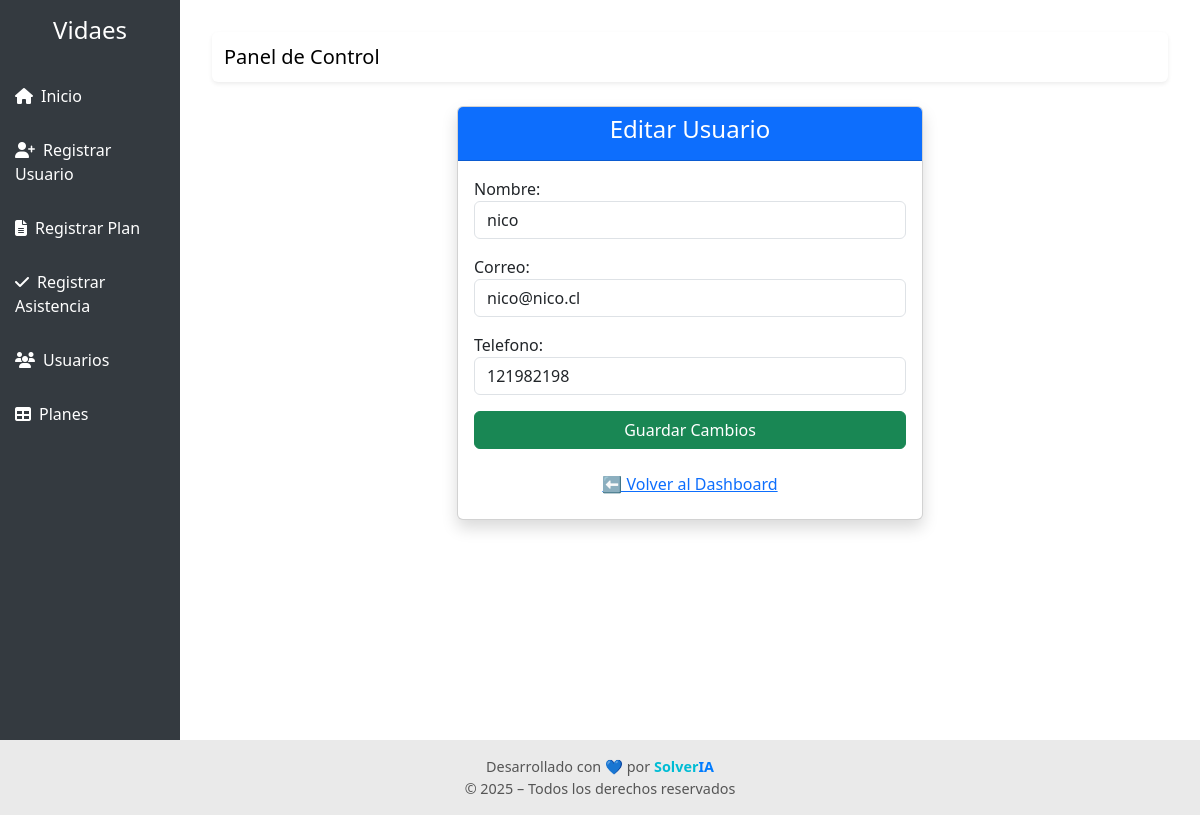
The page /asistencia/editar-usuario/4/ on the database its author committed.
### asistencias/models.py (models this page shows, shortened)
class Usuario(models.Model):
    nombre = models.CharField(max_length=100)
    correo = models.EmailField(unique=True)
    telefono = models.CharField(max_length=20)

### asistencias/views.py (the view)
# urls.py: path("editar-usuario/<int:id>/", views.editar_usuario, name="editar_usuario"),
def editar_usuario(request, id):
    usuario = get_object_or_404(Usuario, id=id)
    if request.method == "POST":
        form = UsuarioForm(request.POST, instance=usuario)
        if form.is_valid():
            form.save()
            messages.success(request, "✅ Usuario actualizado correctamente")
            return redirect("listar_usuarios")
    else:
        form = UsuarioForm(instance=usuario)
    return render(request, "formulario.html", {
        "form": form,
        "titulo": "Editar Usuario",
        "boton": "Guardar Cambios"
    })

### asistencias/forms.py
class UsuarioForm(forms.ModelForm):
    class Meta:
        model = Usuario
        fields = ['nombre', 'correo', 'telefono']
        widgets = {
            'nombre': forms.TextInput(attrs={'class': 'form-control'}),
            'correo': forms.EmailInput(attrs={'class': 'form-control'}),
            'telefono': forms.TextInput(attrs={'class': 'form-control'}),
        }

### templates/formulario.html (shortened to what this page needs)
{% extends "base.html" %}
{% block content %}
<div class="row justify-content-center">
  <div class="col-md-6">
    <div class="card shadow">
      <div class="card-header bg-primary text-white text-center">
        <h4>{{ titulo }}</h4>
      </div>
      <div class="card-body">
        <form method="POST">
          {{ form.as_p }}
          <div class="d-grid">
            <button type="submit" class="btn btn-success">{{ boton }}</button>
          </div>
        </form>
        <div class="text-center mt-3">
          <a href="/" class="btn btn-link">⬅️ Volver al Dashboard</a>
        </div>
      </div>
    </div>
  </div>
</div>
{% endblock %}

### templates/base.html (style rules this page uses)
body, html { margin: 0; padding: 0; min-height: 100vh; display: flex; flex-direction: column; }

### rows shown on the page
Usuario: nombre "nico", correo "nico@nico.cl", telefono "121982198"

### other values the page prints
{{ titulo }} "Editar Usuario"
{{ boton }} "Guardar Cambios"
